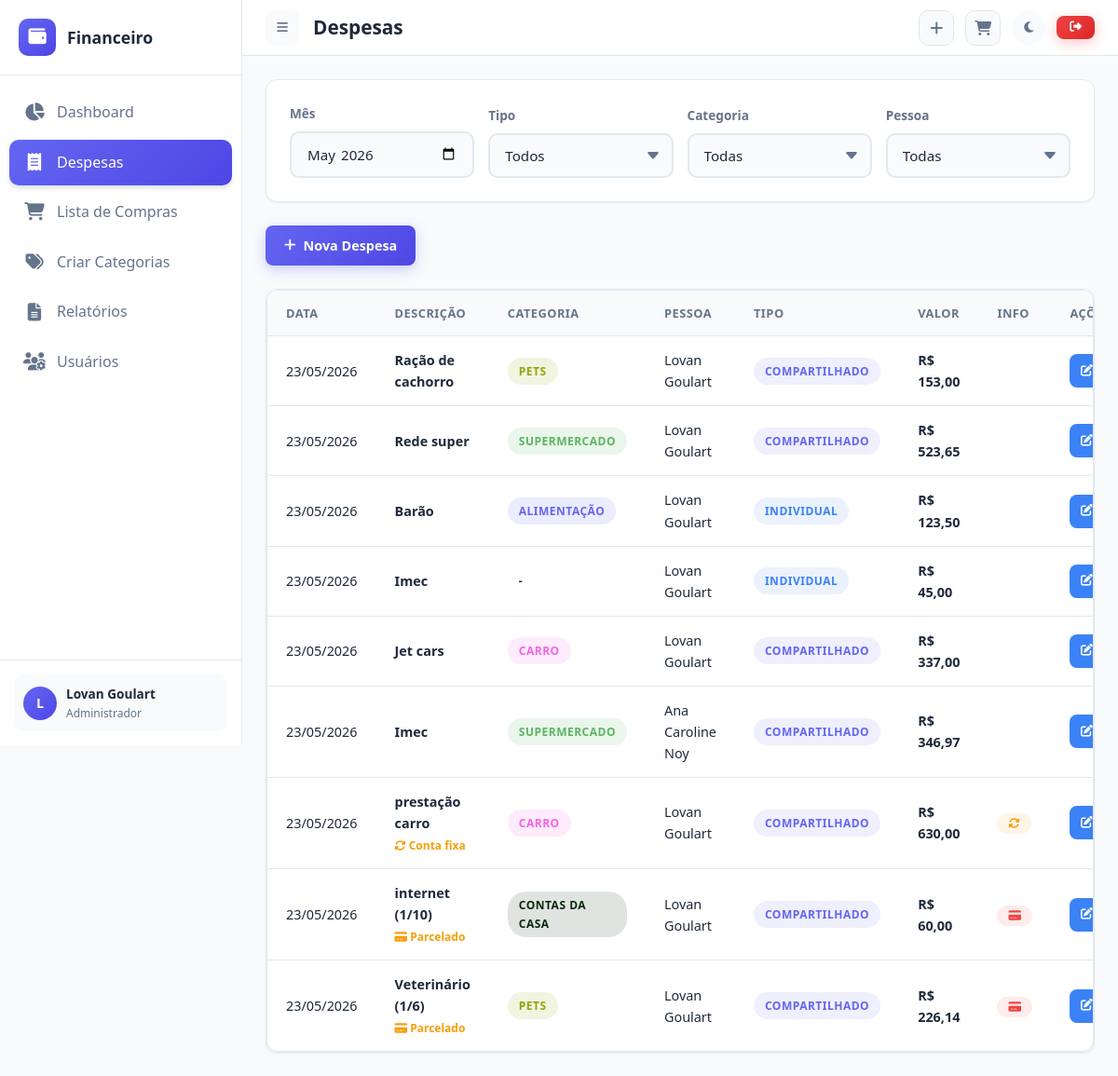
/expenses (signed in), run on the app's committed database.
### tables this page shows
CREATE TABLE users (
            id INTEGER PRIMARY KEY AUTOINCREMENT,
            username TEXT UNIQUE NOT NULL,
            name TEXT NOT NULL,
            email TEXT NOT NULL,
            password_hash TEXT NOT NULL,
            role TEXT DEFAULT 'user',
            created_at TIMESTAMP DEFAULT CURRENT_TIMESTAMP
        );

CREATE TABLE expenses (
            id INTEGER PRIMARY KEY AUTOINCREMENT,
            description TEXT NOT NULL,
            amount REAL NOT NULL,
            expense_date DATE NOT NULL,
            category_id INTEGER,
            person_id INTEGER NOT NULL,
            expense_type TEXT DEFAULT 'individual',
            is_recurring INTEGER DEFAULT 0,
            recurring_frequency TEXT,
            next_due_date DATE,
            is_installment INTEGER DEFAULT 0,
            installment_total INTEGER DEFAULT 1,
            installment_number INTEGER DEFAULT 1,
            installment_group_id TEXT,
            notes TEXT,
            created_by INTEGER,
            created_at TIMESTAMP DEFAULT CURRENT_TIMESTAMP,
            FOREIGN KEY (category_id) REFERENCES categories(id),
            FOREIGN KEY (person_id) REFERENCES users(id),
            FOREIGN KEY (created_by) REFERENCES users(id)
        );

CREATE TABLE categories (
            id INTEGER PRIMARY KEY AUTOINCREMENT,
            name TEXT NOT NULL,
            icon TEXT DEFAULT 'tag',
            color TEXT DEFAULT '#6c757d',
            family_email TEXT NOT NULL,
            created_at TIMESTAMP DEFAULT CURRENT_TIMESTAMP
        );

### app.py (the view)
@app.route('/expenses')
@login_required
@family_context
def expenses(current_user, family_email, is_admin):
    conn = get_db_connection(app.config['DATABASE'])
    member_ids = get_family_member_ids(family_email)
    filter_type = request.args.get('type', '')
    filter_category = request.args.get('category', '')
    filter_person = request.args.get('person', '')
    filter_month = request.args.get('month', datetime.now().strftime('%Y-%m'))
    year, month = map(int, filter_month.split('-'))
    all_expenses = get_all_expenses_for_month(
        conn,
        member_ids,
        year,
        month,
        include_regular=True
    )
    if filter_type:
        all_expenses = [
            e for e in all_expenses
            if e['expense_type'] == filter_type
        ]
    if filter_category:
        all_expenses = [
            e for e in all_expenses
            if str(e.get('category_id')) == filter_category
        ]
    if filter_person:
        all_expenses = [
            e for e in all_expenses
            if str(e['person_id']) == filter_person
        ]
    for expense in all_expenses:
        if not expense.get('is_generated'):
            expense['can_edit'] = True
            expense['edit_id'] = expense['id']
            expense['can_delete'] = True
            expense['delete_id'] = expense['id']
        else:
            expense['can_edit'] = True
            expense['edit_id'] = expense['original_id']
            expense['can_delete'] = True
            expense['delete_id'] = expense['original_id']
    categories = conn.execute(
        'SELECT * FROM categories WHERE family_email = ? ORDER BY name',
        (family_email,)
    ).fetchall()
    family_members = get_family_members(family_email)
    conn.close()
    return render_template(
        'expenses.html',
        current_user=current_user,
        is_admin=is_admin,
        expenses=all_expenses,
        categories=[dict(c) for c in categories],
        family_members=family_members,
        filter_type=filter_type,
        filter_category=filter_category,
        filter_person=filter_person,
        filter_month=filter_month,
        filter_month_br=format_month_br(year, month)
    )

### templates/expenses.html (shortened to what this page needs)
{% extends "base.html" %}
{% block page_title %}Despesas{% endblock %}
{% block content %}
<div class="card" style="margin-bottom: 25px;">
    <div class="card-body">
        <form method="GET" action="{{ url_for('expenses') }}" style="display: flex; flex-wrap: wrap; gap: 15px; align-items: end;">
            <div class="form-group" style="flex: 1; min-width: 150px; margin-bottom: 0;">
                <label class="form-label">Mês</label>
                <input type="month" name="month" class="form-control" value="{{ filter_month }}" onchange="this.form.submit()">
            </div>
            <div class="form-group" style="flex: 1; min-width: 150px; margin-bottom: 0;">
                <label class="form-label">Tipo</label>
                <select name="type" class="form-control" onchange="this.form.submit()">
                    <option value="">Todos</option>
                </select>
            </div>
            <div class="form-group" style="flex: 1; min-width: 150px; margin-bottom: 0;">
                <label class="form-label">Categoria</label>
                <select name="category" class="form-control" onchange="this.form.submit()">
                    <option value="">Todas</option>
                </select>
            </div>
            <div class="form-group" style="flex: 1; min-width: 150px; margin-bottom: 0;">
                <label class="form-label">Pessoa</label>
                <select name="person" class="form-control" onchange="this.form.submit()">
                    <option value="">Todas</option>
                </select>
            </div>
        </form>
    </div>
</div>
<div style="margin-bottom: 25px;">
    <a href="{{ url_for('add_expense') }}" class="btn btn-primary">
        <i class="fas fa-plus"></i> Nova Despesa
    </a>
</div>
<div class="card">
    <div class="card-body" style="padding: 0;">
        <div class="table-container">
            <table class="data-table">
                <thead>
                    <tr>
                        <th>Data</th>
                        <th>Descrição</th>
                        <th>Categoria</th>
                        <th>Pessoa</th>
                        <th>Tipo</th>
                        <th>Valor</th>
                        <th>Info</th>
                        <th>Ações</th>
                    </tr>
                </thead>
                <tbody>
                    {% for expense in expenses %}
                    <tr>
                        <td>
                            {{ expense.expense_date_br }}
                        </td>
                        <td>
                            <strong>
                                {{ expense.description }}
                            </strong>
                            {% if expense.is_generated %}
                            <br>
                            <small style="color: var(--warning); font-weight: 600;">
                                {% if expense.generation_type == 'recorrente' %}
                                    <i class="fas fa-sync-alt"></i> Conta fixa
                                {% elif expense.generation_type == 'parcela' %}
                                    <i class="fas fa-credit-card"></i> Parcelado
                                {% endif %}
                            </small>
                            {% endif %}
                        </td>
                        <td>
                            {% if expense.category_name %}
                            <span class="badge"
                                  style="background: {{ expense.category_color }}20;
                                         color: {{ expense.category_color }};">
                                {{ expense.category_name }}
                            </span>
                            {% else %}
                            <span class="badge badge-secondary">
                                -
                            </span>
                            {% endif %}
                        </td>
                        <td>
                            {{ expense.person_name }}
                        </td>
                        <td>
                            <span class="badge
                                {% if expense.expense_type == 'compartilhado' %}
                                    badge-primary
                                {% else %}
                                    badge-info
                                {% endif %}">
                                {{ expense.expense_type|title }}
                            </span>
                        </td>
                        <td class="currency" style="font-weight: 600;">
                            {{ expense.amount|currency_br }}
                        </td>
                        <td>
                            {% if expense.is_recurring %}
                            <span class="badge badge-warning"
                                  title="Despesa fixa/recorrente">
                                <i class="fas fa-sync-alt"></i>
                            </span>
                            {% endif %}
                            {% if expense.is_installment %}
                            <span class="badge badge-danger"
                                  title="Parcela {{ expense.installment_number }}/{{ expense.installment_total }}">
                                <i class="fas fa-credit-card"></i>
                            </span>
                            {% endif %}
                        </td>
                        <td>
                            <div style="display: flex; gap: 5px;">
                                {% if expense.can_edit %}
                                <a href="{{ url_for('edit_expense', id=expense.edit_id) }}"
                                   class="btn btn-sm btn-icon"
                                   style="background: var(--info); color: white;"
                                   title="Editar">
                                    <i class="fas fa-edit"></i>
                                </a>
                                {% endif %}
                            </div>
                        </td>
                    </tr>
                    {% endfor %}
                </tbody>
            </table>
        </div>
    </div>
</div>
{% endblock %}

### templates/base.html (shortened to what this page needs)
<!DOCTYPE html>
<html lang="pt-BR" data-theme="light">
<head>
    <link rel="stylesheet" href="https://cdnjs.cloudflare.com/ajax/libs/font-awesome/6.5.1/css/all.min.css">
    <link rel="stylesheet" href="{{ url_for('static', filename='css/style.css') }}">
</head>
<body>
    {% if session.user_id %}
    <div class="app-layout">
        <aside class="sidebar">
            <div class="sidebar-header">
                <div class="sidebar-logo">
                    <i class="fas fa-wallet"></i>
                </div>
                <span class="sidebar-brand">Financeiro</span>
            </div>
            <ul class="sidebar-nav">
                <li>
                    <a href="{{ url_for('dashboard') }}" class="{% if request.endpoint == 'dashboard' %}active{% endif %}">
                        <i class="fas fa-chart-pie"></i>
                        <span>Dashboard</span>
                    </a>
                </li>
                <li>
                    <a href="{{ url_for('expenses') }}" class="{% if request.endpoint in ['expenses', 'add_expense', 'edit_expense'] %}active{% endif %}">
                        <i class="fas fa-receipt"></i>
                        <span>Despesas</span>
                    </a>
                </li>
                <li>
                    <a href="{{ url_for('shopping') }}" class="{% if request.endpoint in ['shopping'] %}active{% endif %}">
                        <i class="fas fa-shopping-cart"></i>
                        <span>Lista de Compras</span>
                    </a>
                </li>
                <li>
                    <a href="{{ url_for('categories') }}" class="{% if request.endpoint in ['categories'] %}active{% endif %}">
                        <i class="fas fa-tags"></i>
                        <span>Criar Categorias</span>
                    </a>
                </li>
                <li>
                    <a href="{{ url_for('reports') }}" class="{% if request.endpoint in ['reports'] %}active{% endif %}">
                        <i class="fas fa-file-alt"></i>
                        <span>Relatórios</span>
                    </a>
                </li>
                {% if is_admin %}
                <li>
                    <a href="{{ url_for('admin_users') }}" class="{% if request.endpoint in ['admin_users'] %}active{% endif %}">
                        <i class="fas fa-users-cog"></i>
                        <span>Usuários</span>
                    </a>
                </li>
                {% endif %}
            </ul>
            <div class="sidebar-footer">
                <div class="user-info">
                    <div class="user-avatar">{{ current_user.name[0]|upper }}</div>
                    <div class="user-details">
                        <div class="user-name">{{ current_user.name }}</div>
                        <div class="user-role">{{ 'Administrador' if is_admin else 'Usuario' }}</div>
                    </div>
                </div>
            </div>
        </aside>
        <main class="main-content">
            <header class="top-header">
                <div class="header-left">
                    <button class="menu-toggle" type="button">
                        <i class="fas fa-bars"></i>
                    </button>
                    <h1 class="page-title">{% block page_title %}Dashboard{% endblock %}</h1>
                </div>
                <div class="header-right">
    <a href="{{ url_for('add_expense') }}"
       class="header-icon {% if request.endpoint in ['add_expense'] %}active{% endif %}"
       title="Adicionar despesa">
        <i class="fas fa-plus"></i>
    </a>
    <a href="{{ url_for('shopping') }}"
       class="header-icon {% if request.endpoint in ['shopping'] %}active{% endif %}"
       title="Lista de compras">
        <i class="fas fa-shopping-cart"></i>
    </a>
    <button class="theme-toggle" type="button" title="Alternar tema">
        <i class="fas fa-moon"></i>
    </button>
    <a href="{{ url_for('logout') }}" class="btn btn-sm btn-danger" title="Sair">
        <i class="fas fa-sign-out-alt"></i>
    </a>
</div>
            </header>
            <div class="content-area">
                {% block content %}{% endblock %}
            </div>
        </main>
    </div>
    {% else %}
        {% block auth_content %}{% endblock %}
    {% endif %}
</body>
</html>

### data on the page
users: name "L", name "Lovan Goulart"
expenses: expense_date_br "23/05/2026", description "Ração de cachorro", category_name "PETS", person_name "Lovan Goulart", expense_type "COMPARTILHADO", amount "R$ 153,00"
expenses: expense_date_br "23/05/2026", description "Rede super", category_name "SUPERMERCADO", person_name "Lovan Goulart", expense_type "COMPARTILHADO", amount "R$ 523,65"
expenses: expense_date_br "23/05/2026", description "Barão", category_name "ALIMENTAÇÃO", person_name "Lovan Goulart", expense_type "INDIVIDUAL", amount "R$ 123,50"
expenses: expense_date_br "23/05/2026", description "Imec", person_name "Lovan Goulart", expense_type "INDIVIDUAL", amount "R$ 45,00"
expenses: expense_date_br "23/05/2026", description "Jet cars", category_name "CARRO", person_name "Lovan Goulart", expense_type "COMPARTILHADO", amount "R$ 337,00"
expenses: expense_date_br "23/05/2026", description "Imec", category_name "SUPERMERCADO", person_name "Ana Caroline Noy", expense_type "COMPARTILHADO", amount "R$ 346,97"
expenses: expense_date_br "23/05/2026", description "prestação carro", shows "Conta fixa", category_name "CARRO", person_name "Lovan Goulart", expense_type "COMPARTILHADO", amount "R$ 630,00", is_recurring 1 (drawn)
expenses: expense_date_br "23/05/2026", description "internet (1/10)", shows "Parcelado", category_name "CONTAS DA CASA", person_name "Lovan Goulart", expense_type "COMPARTILHADO", amount "R$ 60,00"
expenses: expense_date_br "23/05/2026", description "Veterinário (1/6)", shows "Parcelado", category_name "PETS", person_name "Lovan Goulart", expense_type "COMPARTILHADO", amount "R$ 226,14"

### other printed values
{{ 'Administrador' if is_admin else 'Usuario' }} "Administrador"
